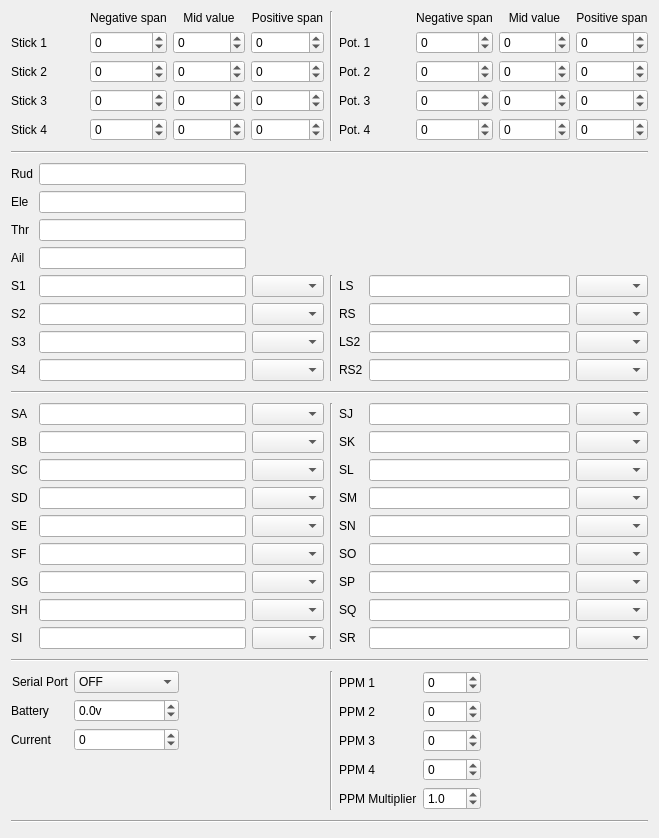
<?xml version="1.0" encoding="UTF-8"?>
<ui version="4.0">
 <class>Calibration</class>
 <widget class="QWidget" name="Calibration">
  <property name="geometry">
   <rect>
    <x>0</x>
    <y>0</y>
    <width>659</width>
    <height>761</height>
   </rect>
  </property>
  <property name="windowTitle">
   <string>Form</string>
  </property>
  <layout class="QGridLayout" name="gridLayout_5" rowstretch="0,0,0,0,0,0,0,0,0,0,0,0,0,0,0,0,0,0,0,0,0,0,0,1" columnstretch="0,1,0,0,0,0,1,0">
   <item row="0" column="0" colspan="4">
    <layout class="QGridLayout" name="gridLayout_2">
     <item row="0" column="1">
      <widget class="QLabel" name="label_24">
       <property name="text">
        <string>Negative span</string>
       </property>
       <property name="alignment">
        <set>Qt::AlignCenter</set>
       </property>
      </widget>
     </item>
     <item row="0" column="2">
      <widget class="QLabel" name="label_25">
       <property name="text">
        <string>Mid value</string>
       </property>
       <property name="alignment">
        <set>Qt::AlignCenter</set>
       </property>
      </widget>
     </item>
     <item row="0" column="3">
      <widget class="QLabel" name="label_26">
       <property name="text">
        <string>Positive span</string>
       </property>
       <property name="alignment">
        <set>Qt::AlignCenter</set>
       </property>
      </widget>
     </item>
     <item row="1" column="0">
      <widget class="QLabel" name="label_15">
       <property name="text">
        <string>Stick 1</string>
       </property>
      </widget>
     </item>
     <item row="1" column="1">
      <widget class="QSpinBox" name="ana1Neg">
       <property name="statusTip">
        <string/>
       </property>
       <property name="minimum">
        <number>-9999</number>
       </property>
       <property name="maximum">
        <number>9999</number>
       </property>
      </widget>
     </item>
     <item row="1" column="2">
      <widget class="QSpinBox" name="ana1Mid">
       <property name="statusTip">
        <string/>
       </property>
       <property name="minimum">
        <number>-9999</number>
       </property>
       <property name="maximum">
        <number>9999</number>
       </property>
       <property name="value">
        <number>0</number>
       </property>
      </widget>
     </item>
     <item row="1" column="3">
      <widget class="QSpinBox" name="ana1Pos">
       <property name="statusTip">
        <string/>
       </property>
       <property name="minimum">
        <number>-9999</number>
       </property>
       <property name="maximum">
        <number>9999</number>
       </property>
      </widget>
     </item>
     <item row="2" column="0">
      <widget class="QLabel" name="label_16">
       <property name="text">
        <string>Stick 2</string>
       </property>
      </widget>
     </item>
     <item row="2" column="1">
      <widget class="QSpinBox" name="ana2Neg">
       <property name="statusTip">
        <string/>
       </property>
       <property name="minimum">
        <number>-9999</number>
       </property>
       <property name="maximum">
        <number>9999</number>
       </property>
      </widget>
     </item>
     <item row="2" column="2">
      <widget class="QSpinBox" name="ana2Mid">
       <property name="statusTip">
        <string/>
       </property>
       <property name="minimum">
        <number>-9999</number>
       </property>
       <property name="maximum">
        <number>9999</number>
       </property>
      </widget>
     </item>
     <item row="2" column="3">
      <widget class="QSpinBox" name="ana2Pos">
       <property name="statusTip">
        <string/>
       </property>
       <property name="minimum">
        <number>-9999</number>
       </property>
       <property name="maximum">
        <number>9999</number>
       </property>
      </widget>
     </item>
     <item row="3" column="0">
      <widget class="QLabel" name="label_17">
       <property name="text">
        <string>Stick 3</string>
       </property>
      </widget>
     </item>
     <item row="3" column="1">
      <widget class="QSpinBox" name="ana3Neg">
       <property name="statusTip">
        <string/>
       </property>
       <property name="minimum">
        <number>-9999</number>
       </property>
       <property name="maximum">
        <number>9999</number>
       </property>
      </widget>
     </item>
     <item row="3" column="2">
      <widget class="QSpinBox" name="ana3Mid">
       <property name="statusTip">
        <string/>
       </property>
       <property name="minimum">
        <number>-9999</number>
       </property>
       <property name="maximum">
        <number>9999</number>
       </property>
      </widget>
     </item>
     <item row="3" column="3">
      <widget class="QSpinBox" name="ana3Pos">
       <property name="statusTip">
        <string/>
       </property>
       <property name="minimum">
        <number>-9999</number>
       </property>
       <property name="maximum">
        <number>9999</number>
       </property>
      </widget>
     </item>
     <item row="4" column="0">
      <widget class="QLabel" name="label_18">
       <property name="text">
        <string>Stick 4</string>
       </property>
      </widget>
     </item>
     <item row="4" column="1">
      <widget class="QSpinBox" name="ana4Neg">
       <property name="statusTip">
        <string/>
       </property>
       <property name="minimum">
        <number>-9999</number>
       </property>
       <property name="maximum">
        <number>9999</number>
       </property>
       <property name="value">
        <number>0</number>
       </property>
      </widget>
     </item>
     <item row="4" column="2">
      <widget class="QSpinBox" name="ana4Mid">
       <property name="statusTip">
        <string/>
       </property>
       <property name="minimum">
        <number>-9999</number>
       </property>
       <property name="maximum">
        <number>9999</number>
       </property>
      </widget>
     </item>
     <item row="4" column="3">
      <widget class="QSpinBox" name="ana4Pos">
       <property name="statusTip">
        <string/>
       </property>
       <property name="minimum">
        <number>-9999</number>
       </property>
       <property name="maximum">
        <number>9999</number>
       </property>
      </widget>
     </item>
    </layout>
   </item>
   <item row="10" column="0" colspan="8">
    <widget class="Line" name="potsTypeSeparator_2">
     <property name="minimumSize">
      <size>
       <width>0</width>
       <height>10</height>
      </size>
     </property>
     <property name="orientation">
      <enum>Qt::Horizontal</enum>
     </property>
    </widget>
   </item>
   <item row="21" column="5" colspan="3">
    <layout class="QGridLayout" name="gridLayout_4">
     <item row="0" column="0">
      <widget class="QLabel" name="label_23">
       <property name="text">
        <string>PPM 1</string>
       </property>
      </widget>
     </item>
     <item row="4" column="0">
      <widget class="QLabel" name="label_30">
       <property name="text">
        <string>PPM Multiplier</string>
       </property>
      </widget>
     </item>
     <item row="2" column="0">
      <widget class="QLabel" name="label_34">
       <property name="text">
        <string>PPM 3</string>
       </property>
      </widget>
     </item>
     <item row="3" column="0">
      <widget class="QLabel" name="label_35">
       <property name="text">
        <string>PPM 4</string>
       </property>
      </widget>
     </item>
     <item row="3" column="1">
      <widget class="QSpinBox" name="PPM4">
       <property name="toolTip">
        <string/>
       </property>
       <property name="statusTip">
        <string/>
       </property>
       <property name="whatsThis">
        <string/>
       </property>
       <property name="minimum">
        <number>-9999</number>
       </property>
       <property name="maximum">
        <number>9999</number>
       </property>
      </widget>
     </item>
     <item row="0" column="1">
      <widget class="QSpinBox" name="PPM1">
       <property name="toolTip">
        <string/>
       </property>
       <property name="statusTip">
        <string/>
       </property>
       <property name="whatsThis">
        <string/>
       </property>
       <property name="minimum">
        <number>-9999</number>
       </property>
       <property name="maximum">
        <number>9999</number>
       </property>
      </widget>
     </item>
     <item row="1" column="0">
      <widget class="QLabel" name="label_33">
       <property name="text">
        <string>PPM 2</string>
       </property>
      </widget>
     </item>
     <item row="1" column="1">
      <widget class="QSpinBox" name="PPM2">
       <property name="toolTip">
        <string/>
       </property>
       <property name="statusTip">
        <string/>
       </property>
       <property name="whatsThis">
        <string/>
       </property>
       <property name="minimum">
        <number>-9999</number>
       </property>
       <property name="maximum">
        <number>9999</number>
       </property>
      </widget>
     </item>
     <item row="4" column="1">
      <widget class="QDoubleSpinBox" name="PPM_MultiplierDSB">
       <property name="decimals">
        <number>1</number>
       </property>
       <property name="maximum">
        <double>5.000000000000000</double>
       </property>
       <property name="value">
        <double>1.000000000000000</double>
       </property>
      </widget>
     </item>
     <item row="2" column="1">
      <widget class="QSpinBox" name="PPM3">
       <property name="toolTip">
        <string/>
       </property>
       <property name="statusTip">
        <string/>
       </property>
       <property name="whatsThis">
        <string/>
       </property>
       <property name="minimum">
        <number>-9999</number>
       </property>
       <property name="maximum">
        <number>9999</number>
       </property>
      </widget>
     </item>
     <item row="2" column="2">
      <spacer name="horizontalSpacer_2">
       <property name="orientation">
        <enum>Qt::Horizontal</enum>
       </property>
       <property name="sizeHint" stdset="0">
        <size>
         <width>40</width>
         <height>20</height>
        </size>
       </property>
      </spacer>
     </item>
    </layout>
   </item>
   <item row="0" column="5" colspan="3">
    <layout class="QGridLayout" name="gridLayout">
     <item row="4" column="3">
      <widget class="QSpinBox" name="ana8Pos">
       <property name="statusTip">
        <string/>
       </property>
       <property name="minimum">
        <number>-9999</number>
       </property>
       <property name="maximum">
        <number>9999</number>
       </property>
      </widget>
     </item>
     <item row="4" column="1">
      <widget class="QSpinBox" name="ana8Neg">
       <property name="statusTip">
        <string/>
       </property>
       <property name="minimum">
        <number>-9999</number>
       </property>
       <property name="maximum">
        <number>9999</number>
       </property>
      </widget>
     </item>
     <item row="4" column="0">
      <widget class="QLabel" name="label_pot4">
       <property name="text">
        <string>Pot. 4</string>
       </property>
      </widget>
     </item>
     <item row="0" column="1">
      <widget class="QLabel" name="label">
       <property name="text">
        <string>Negative span</string>
       </property>
       <property name="alignment">
        <set>Qt::AlignCenter</set>
       </property>
      </widget>
     </item>
     <item row="1" column="2">
      <widget class="QSpinBox" name="ana5Mid">
       <property name="statusTip">
        <string/>
       </property>
       <property name="minimum">
        <number>-9999</number>
       </property>
       <property name="maximum">
        <number>9999</number>
       </property>
      </widget>
     </item>
     <item row="0" column="2">
      <widget class="QLabel" name="label_7">
       <property name="text">
        <string>Mid value</string>
       </property>
       <property name="alignment">
        <set>Qt::AlignCenter</set>
       </property>
      </widget>
     </item>
     <item row="0" column="3">
      <widget class="QLabel" name="label_8">
       <property name="text">
        <string>Positive span</string>
       </property>
       <property name="alignment">
        <set>Qt::AlignCenter</set>
       </property>
      </widget>
     </item>
     <item row="2" column="0">
      <widget class="QLabel" name="label_pot2">
       <property name="text">
        <string>Pot. 2</string>
       </property>
      </widget>
     </item>
     <item row="2" column="2">
      <widget class="QSpinBox" name="ana6Mid">
       <property name="statusTip">
        <string/>
       </property>
       <property name="minimum">
        <number>-9999</number>
       </property>
       <property name="maximum">
        <number>9999</number>
       </property>
      </widget>
     </item>
     <item row="2" column="3">
      <widget class="QSpinBox" name="ana6Pos">
       <property name="statusTip">
        <string/>
       </property>
       <property name="minimum">
        <number>-9999</number>
       </property>
       <property name="maximum">
        <number>9999</number>
       </property>
      </widget>
     </item>
     <item row="3" column="1">
      <widget class="QSpinBox" name="ana7Neg">
       <property name="statusTip">
        <string/>
       </property>
       <property name="minimum">
        <number>-9999</number>
       </property>
       <property name="maximum">
        <number>9999</number>
       </property>
      </widget>
     </item>
     <item row="3" column="2">
      <widget class="QSpinBox" name="ana7Mid">
       <property name="statusTip">
        <string/>
       </property>
       <property name="minimum">
        <number>-9999</number>
       </property>
       <property name="maximum">
        <number>9999</number>
       </property>
      </widget>
     </item>
     <item row="4" column="2">
      <widget class="QSpinBox" name="ana8Mid">
       <property name="statusTip">
        <string/>
       </property>
       <property name="minimum">
        <number>-9999</number>
       </property>
       <property name="maximum">
        <number>9999</number>
       </property>
      </widget>
     </item>
     <item row="1" column="0">
      <widget class="QLabel" name="label_pot1">
       <property name="text">
        <string>Pot. 1</string>
       </property>
      </widget>
     </item>
     <item row="1" column="1">
      <widget class="QSpinBox" name="ana5Neg">
       <property name="statusTip">
        <string/>
       </property>
       <property name="minimum">
        <number>-9999</number>
       </property>
       <property name="maximum">
        <number>9999</number>
       </property>
      </widget>
     </item>
     <item row="3" column="0">
      <widget class="QLabel" name="label_pot3">
       <property name="text">
        <string>Pot. 3</string>
       </property>
      </widget>
     </item>
     <item row="3" column="3">
      <widget class="QSpinBox" name="ana7Pos">
       <property name="statusTip">
        <string/>
       </property>
       <property name="minimum">
        <number>-9999</number>
       </property>
       <property name="maximum">
        <number>9999</number>
       </property>
      </widget>
     </item>
     <item row="1" column="3">
      <widget class="QSpinBox" name="ana5Pos">
       <property name="statusTip">
        <string/>
       </property>
       <property name="minimum">
        <number>-9999</number>
       </property>
       <property name="maximum">
        <number>9999</number>
       </property>
      </widget>
     </item>
     <item row="2" column="1">
      <widget class="QSpinBox" name="ana6Neg">
       <property name="statusTip">
        <string/>
       </property>
       <property name="minimum">
        <number>-9999</number>
       </property>
       <property name="maximum">
        <number>9999</number>
       </property>
      </widget>
     </item>
    </layout>
   </item>
   <item row="20" column="0" colspan="8">
    <widget class="Line" name="potsTypeSeparator_3">
     <property name="minimumSize">
      <size>
       <width>0</width>
       <height>10</height>
      </size>
     </property>
     <property name="orientation">
      <enum>Qt::Horizontal</enum>
     </property>
    </widget>
   </item>
   <item row="0" column="4">
    <widget class="Line" name="line">
     <property name="orientation">
      <enum>Qt::Vertical</enum>
     </property>
    </widget>
   </item>
   <item row="8" column="7">
    <widget class="AutoComboBox" name="ls2Type">
     <property name="toolTip">
      <string/>
     </property>
     <property name="statusTip">
      <string/>
     </property>
     <property name="whatsThis">
      <string>Beeper volume

0 - Quiet.  No beeps at all.
1 - No Keys.  Normal beeps but menu keys do not beep.
2 - Normal.
3 - Loud.
4 - Extra loud.</string>
     </property>
    </widget>
   </item>
   <item row="1" column="0" colspan="8">
    <widget class="Line" name="potsTypeSeparator">
     <property name="minimumSize">
      <size>
       <width>0</width>
       <height>10</height>
      </size>
     </property>
     <property name="orientation">
      <enum>Qt::Horizontal</enum>
     </property>
    </widget>
   </item>
   <item row="2" column="0">
    <widget class="QLabel" name="rudLabel">
     <property name="text">
      <string>Rud</string>
     </property>
    </widget>
   </item>
   <item row="2" column="1" colspan="2">
    <widget class="AutoLineEdit" name="rudName">
     <property name="maxLength">
      <number>3</number>
     </property>
    </widget>
   </item>
   <item row="3" column="0">
    <widget class="QLabel" name="eleLabel">
     <property name="text">
      <string>Ele</string>
     </property>
    </widget>
   </item>
   <item row="3" column="1" colspan="2">
    <widget class="AutoLineEdit" name="eleName">
     <property name="maxLength">
      <number>3</number>
     </property>
    </widget>
   </item>
   <item row="4" column="0">
    <widget class="QLabel" name="thrLabel">
     <property name="text">
      <string>Thr</string>
     </property>
    </widget>
   </item>
   <item row="4" column="1" colspan="2">
    <widget class="AutoLineEdit" name="thrName">
     <property name="maxLength">
      <number>3</number>
     </property>
    </widget>
   </item>
   <item row="5" column="0">
    <widget class="QLabel" name="ailLabel">
     <property name="text">
      <string>Ail</string>
     </property>
    </widget>
   </item>
   <item row="5" column="1" colspan="2">
    <widget class="AutoLineEdit" name="ailName">
     <property name="maxLength">
      <number>3</number>
     </property>
    </widget>
   </item>
   <item row="6" column="0">
    <widget class="QLabel" name="pot1Label">
     <property name="text">
      <string>S1</string>
     </property>
    </widget>
   </item>
   <item row="6" column="1" colspan="2">
    <widget class="AutoLineEdit" name="pot1Name">
     <property name="maxLength">
      <number>3</number>
     </property>
    </widget>
   </item>
   <item row="6" column="3">
    <widget class="AutoComboBox" name="pot1Type">
     <property name="toolTip">
      <string/>
     </property>
     <property name="statusTip">
      <string/>
     </property>
     <property name="whatsThis">
      <string>Beeper volume

0 - Quiet.  No beeps at all.
1 - No Keys.  Normal beeps but menu keys do not beep.
2 - Normal.
3 - Loud.
4 - Extra loud.</string>
     </property>
    </widget>
   </item>
   <item row="6" column="4" rowspan="4">
    <widget class="Line" name="potsTypeSeparator_2v">
     <property name="orientation">
      <enum>Qt::Vertical</enum>
     </property>
    </widget>
   </item>
   <item row="6" column="5">
    <widget class="QLabel" name="lsLabel">
     <property name="text">
      <string>LS</string>
     </property>
    </widget>
   </item>
   <item row="6" column="6">
    <widget class="AutoLineEdit" name="lsName">
     <property name="maxLength">
      <number>3</number>
     </property>
    </widget>
   </item>
   <item row="6" column="7">
    <widget class="AutoComboBox" name="lsType">
     <property name="toolTip">
      <string/>
     </property>
     <property name="statusTip">
      <string/>
     </property>
     <property name="whatsThis">
      <string>Beeper volume

0 - Quiet.  No beeps at all.
1 - No Keys.  Normal beeps but menu keys do not beep.
2 - Normal.
3 - Loud.
4 - Extra loud.</string>
     </property>
    </widget>
   </item>
   <item row="7" column="0">
    <widget class="QLabel" name="pot2Label">
     <property name="text">
      <string>S2</string>
     </property>
    </widget>
   </item>
   <item row="7" column="1" colspan="2">
    <widget class="AutoLineEdit" name="pot2Name">
     <property name="maxLength">
      <number>3</number>
     </property>
    </widget>
   </item>
   <item row="7" column="3">
    <widget class="AutoComboBox" name="pot2Type">
     <property name="toolTip">
      <string/>
     </property>
     <property name="statusTip">
      <string/>
     </property>
     <property name="whatsThis">
      <string>Beeper volume

0 - Quiet.  No beeps at all.
1 - No Keys.  Normal beeps but menu keys do not beep.
2 - Normal.
3 - Loud.
4 - Extra loud.</string>
     </property>
    </widget>
   </item>
   <item row="19" column="3">
    <widget class="AutoComboBox" name="siType">
     <property name="toolTip">
      <string/>
     </property>
     <property name="statusTip">
      <string/>
     </property>
     <property name="whatsThis">
      <string/>
     </property>
    </widget>
   </item>
   <item row="7" column="5">
    <widget class="QLabel" name="rsLabel">
     <property name="text">
      <string>RS</string>
     </property>
    </widget>
   </item>
   <item row="7" column="6">
    <widget class="AutoLineEdit" name="rsName">
     <property name="maxLength">
      <number>3</number>
     </property>
    </widget>
   </item>
   <item row="7" column="7">
    <widget class="AutoComboBox" name="rsType">
     <property name="toolTip">
      <string/>
     </property>
     <property name="statusTip">
      <string/>
     </property>
     <property name="whatsThis">
      <string>Beeper volume

0 - Quiet.  No beeps at all.
1 - No Keys.  Normal beeps but menu keys do not beep.
2 - Normal.
3 - Loud.
4 - Extra loud.</string>
     </property>
    </widget>
   </item>
   <item row="8" column="0">
    <widget class="QLabel" name="pot3Label">
     <property name="text">
      <string>S3</string>
     </property>
    </widget>
   </item>
   <item row="8" column="1" colspan="2">
    <widget class="AutoLineEdit" name="pot3Name">
     <property name="maxLength">
      <number>3</number>
     </property>
    </widget>
   </item>
   <item row="8" column="3">
    <widget class="AutoComboBox" name="pot3Type">
     <property name="toolTip">
      <string/>
     </property>
     <property name="statusTip">
      <string/>
     </property>
     <property name="whatsThis">
      <string>Beeper volume

0 - Quiet.  No beeps at all.
1 - No Keys.  Normal beeps but menu keys do not beep.
2 - Normal.
3 - Loud.
4 - Extra loud.</string>
     </property>
    </widget>
   </item>
   <item row="8" column="5">
    <widget class="QLabel" name="ls2Label">
     <property name="text">
      <string>LS2</string>
     </property>
    </widget>
   </item>
   <item row="8" column="6">
    <widget class="AutoLineEdit" name="ls2Name">
     <property name="maxLength">
      <number>3</number>
     </property>
    </widget>
   </item>
   <item row="9" column="0">
    <widget class="QLabel" name="pot4Label">
     <property name="text">
      <string>S4</string>
     </property>
    </widget>
   </item>
   <item row="9" column="1" colspan="2">
    <widget class="AutoLineEdit" name="pot4Name">
     <property name="maxLength">
      <number>3</number>
     </property>
    </widget>
   </item>
   <item row="9" column="3">
    <widget class="AutoComboBox" name="pot4Type">
     <property name="toolTip">
      <string/>
     </property>
     <property name="statusTip">
      <string/>
     </property>
     <property name="whatsThis">
      <string>Beeper volume

0 - Quiet.  No beeps at all.
1 - No Keys.  Normal beeps but menu keys do not beep.
2 - Normal.
3 - Loud.
4 - Extra loud.</string>
     </property>
    </widget>
   </item>
   <item row="9" column="5">
    <widget class="QLabel" name="rs2Label">
     <property name="text">
      <string>RS2</string>
     </property>
    </widget>
   </item>
   <item row="9" column="6">
    <widget class="AutoLineEdit" name="rs2Name">
     <property name="maxLength">
      <number>3</number>
     </property>
    </widget>
   </item>
   <item row="9" column="7">
    <widget class="AutoComboBox" name="rs2Type">
     <property name="toolTip">
      <string/>
     </property>
     <property name="statusTip">
      <string/>
     </property>
     <property name="whatsThis">
      <string>Beeper volume

0 - Quiet.  No beeps at all.
1 - No Keys.  Normal beeps but menu keys do not beep.
2 - Normal.
3 - Loud.
4 - Extra loud.</string>
     </property>
    </widget>
   </item>
   <item row="11" column="0">
    <widget class="QLabel" name="saLabel">
     <property name="text">
      <string>SA</string>
     </property>
    </widget>
   </item>
   <item row="11" column="1" colspan="2">
    <widget class="AutoLineEdit" name="saName">
     <property name="maxLength">
      <number>3</number>
     </property>
    </widget>
   </item>
   <item row="11" column="3">
    <widget class="AutoComboBox" name="saType">
     <property name="toolTip">
      <string/>
     </property>
     <property name="statusTip">
      <string/>
     </property>
     <property name="whatsThis">
      <string>Beeper volume

0 - Quiet.  No beeps at all.
1 - No Keys.  Normal beeps but menu keys do not beep.
2 - Normal.
3 - Loud.
4 - Extra loud.</string>
     </property>
    </widget>
   </item>
   <item row="11" column="5">
    <widget class="QLabel" name="sjLabel">
     <property name="text">
      <string>SJ</string>
     </property>
    </widget>
   </item>
   <item row="11" column="6">
    <widget class="AutoLineEdit" name="sjName">
     <property name="maxLength">
      <number>3</number>
     </property>
    </widget>
   </item>
   <item row="11" column="7">
    <widget class="AutoComboBox" name="sjType">
     <property name="toolTip">
      <string/>
     </property>
     <property name="statusTip">
      <string/>
     </property>
     <property name="whatsThis">
      <string/>
     </property>
    </widget>
   </item>
   <item row="12" column="0">
    <widget class="QLabel" name="sbLabel">
     <property name="text">
      <string>SB</string>
     </property>
    </widget>
   </item>
   <item row="12" column="1" colspan="2">
    <widget class="AutoLineEdit" name="sbName">
     <property name="maxLength">
      <number>3</number>
     </property>
    </widget>
   </item>
   <item row="12" column="3">
    <widget class="AutoComboBox" name="sbType">
     <property name="toolTip">
      <string/>
     </property>
     <property name="statusTip">
      <string/>
     </property>
     <property name="whatsThis">
      <string>Beeper volume

0 - Quiet.  No beeps at all.
1 - No Keys.  Normal beeps but menu keys do not beep.
2 - Normal.
3 - Loud.
4 - Extra loud.</string>
     </property>
    </widget>
   </item>
   <item row="12" column="5">
    <widget class="QLabel" name="skLabel">
     <property name="text">
      <string>SK</string>
     </property>
    </widget>
   </item>
   <item row="12" column="6">
    <widget class="AutoLineEdit" name="skName">
     <property name="maxLength">
      <number>3</number>
     </property>
    </widget>
   </item>
   <item row="12" column="7">
    <widget class="AutoComboBox" name="skType">
     <property name="toolTip">
      <string/>
     </property>
     <property name="statusTip">
      <string/>
     </property>
     <property name="whatsThis">
      <string/>
     </property>
    </widget>
   </item>
   <item row="13" column="0">
    <widget class="QLabel" name="scLabel">
     <property name="text">
      <string>SC</string>
     </property>
    </widget>
   </item>
   <item row="13" column="1" colspan="2">
    <widget class="AutoLineEdit" name="scName">
     <property name="maxLength">
      <number>3</number>
     </property>
    </widget>
   </item>
   <item row="13" column="3">
    <widget class="AutoComboBox" name="scType">
     <property name="toolTip">
      <string/>
     </property>
     <property name="statusTip">
      <string/>
     </property>
     <property name="whatsThis">
      <string/>
     </property>
    </widget>
   </item>
   <item row="13" column="5">
    <widget class="QLabel" name="slLabel">
     <property name="text">
      <string>SL</string>
     </property>
    </widget>
   </item>
   <item row="13" column="6">
    <widget class="AutoLineEdit" name="slName">
     <property name="maxLength">
      <number>3</number>
     </property>
    </widget>
   </item>
   <item row="13" column="7">
    <widget class="AutoComboBox" name="slType">
     <property name="toolTip">
      <string/>
     </property>
     <property name="statusTip">
      <string/>
     </property>
     <property name="whatsThis">
      <string/>
     </property>
    </widget>
   </item>
   <item row="14" column="0">
    <widget class="QLabel" name="sdLabel">
     <property name="text">
      <string>SD</string>
     </property>
    </widget>
   </item>
   <item row="14" column="1" colspan="2">
    <widget class="AutoLineEdit" name="sdName">
     <property name="maxLength">
      <number>3</number>
     </property>
    </widget>
   </item>
   <item row="14" column="3">
    <widget class="AutoComboBox" name="sdType">
     <property name="toolTip">
      <string/>
     </property>
     <property name="statusTip">
      <string/>
     </property>
     <property name="whatsThis">
      <string/>
     </property>
    </widget>
   </item>
   <item row="14" column="5">
    <widget class="QLabel" name="smLabel">
     <property name="text">
      <string>SM</string>
     </property>
    </widget>
   </item>
   <item row="14" column="6">
    <widget class="AutoLineEdit" name="smName">
     <property name="maxLength">
      <number>3</number>
     </property>
    </widget>
   </item>
   <item row="14" column="7">
    <widget class="AutoComboBox" name="smType">
     <property name="toolTip">
      <string/>
     </property>
     <property name="statusTip">
      <string/>
     </property>
     <property name="whatsThis">
      <string/>
     </property>
    </widget>
   </item>
   <item row="15" column="1" colspan="2">
    <widget class="AutoLineEdit" name="seName">
     <property name="maxLength">
      <number>3</number>
     </property>
    </widget>
   </item>
   <item row="15" column="0">
    <widget class="QLabel" name="seLabel">
     <property name="text">
      <string>SE</string>
     </property>
    </widget>
   </item>
   <item row="15" column="6">
    <widget class="AutoLineEdit" name="snName">
     <property name="maxLength">
      <number>3</number>
     </property>
    </widget>
   </item>
   <item row="15" column="3">
    <widget class="AutoComboBox" name="seType">
     <property name="toolTip">
      <string/>
     </property>
     <property name="statusTip">
      <string/>
     </property>
     <property name="whatsThis">
      <string/>
     </property>
    </widget>
   </item>
   <item row="15" column="5">
    <widget class="QLabel" name="snLabel">
     <property name="text">
      <string>SN</string>
     </property>
    </widget>
   </item>
   <item row="16" column="1" colspan="2">
    <widget class="AutoLineEdit" name="sfName">
     <property name="maxLength">
      <number>3</number>
     </property>
    </widget>
   </item>
   <item row="15" column="7">
    <widget class="AutoComboBox" name="snType">
     <property name="toolTip">
      <string/>
     </property>
     <property name="statusTip">
      <string/>
     </property>
     <property name="whatsThis">
      <string/>
     </property>
    </widget>
   </item>
   <item row="16" column="0">
    <widget class="QLabel" name="sfLabel">
     <property name="text">
      <string>SF</string>
     </property>
    </widget>
   </item>
   <item row="16" column="6">
    <widget class="AutoLineEdit" name="soName">
     <property name="maxLength">
      <number>3</number>
     </property>
    </widget>
   </item>
   <item row="16" column="3">
    <widget class="AutoComboBox" name="sfType">
     <property name="toolTip">
      <string/>
     </property>
     <property name="statusTip">
      <string/>
     </property>
     <property name="whatsThis">
      <string/>
     </property>
    </widget>
   </item>
   <item row="16" column="5">
    <widget class="QLabel" name="soLabel">
     <property name="text">
      <string>SO</string>
     </property>
    </widget>
   </item>
   <item row="17" column="1" colspan="2">
    <widget class="AutoLineEdit" name="sgName">
     <property name="maxLength">
      <number>3</number>
     </property>
    </widget>
   </item>
   <item row="16" column="7">
    <widget class="AutoComboBox" name="soType">
     <property name="toolTip">
      <string/>
     </property>
     <property name="statusTip">
      <string/>
     </property>
     <property name="whatsThis">
      <string/>
     </property>
    </widget>
   </item>
   <item row="17" column="0">
    <widget class="QLabel" name="sgLabel">
     <property name="text">
      <string>SG</string>
     </property>
    </widget>
   </item>
   <item row="17" column="6">
    <widget class="AutoLineEdit" name="spName">
     <property name="maxLength">
      <number>3</number>
     </property>
    </widget>
   </item>
   <item row="17" column="3">
    <widget class="AutoComboBox" name="sgType">
     <property name="toolTip">
      <string/>
     </property>
     <property name="statusTip">
      <string/>
     </property>
     <property name="whatsThis">
      <string/>
     </property>
    </widget>
   </item>
   <item row="17" column="5">
    <widget class="QLabel" name="spLabel">
     <property name="text">
      <string>SP</string>
     </property>
    </widget>
   </item>
   <item row="18" column="1" colspan="2">
    <widget class="AutoLineEdit" name="shName">
     <property name="maxLength">
      <number>3</number>
     </property>
    </widget>
   </item>
   <item row="17" column="7">
    <widget class="AutoComboBox" name="spType">
     <property name="toolTip">
      <string/>
     </property>
     <property name="statusTip">
      <string/>
     </property>
     <property name="whatsThis">
      <string/>
     </property>
    </widget>
   </item>
   <item row="18" column="0">
    <widget class="QLabel" name="shLabel">
     <property name="text">
      <string>SH</string>
     </property>
    </widget>
   </item>
   <item row="18" column="6">
    <widget class="AutoLineEdit" name="sqName">
     <property name="maxLength">
      <number>3</number>
     </property>
    </widget>
   </item>
   <item row="18" column="3">
    <widget class="AutoComboBox" name="shType">
     <property name="toolTip">
      <string/>
     </property>
     <property name="statusTip">
      <string/>
     </property>
     <property name="whatsThis">
      <string/>
     </property>
    </widget>
   </item>
   <item row="18" column="5">
    <widget class="QLabel" name="sqLabel">
     <property name="text">
      <string>SQ</string>
     </property>
    </widget>
   </item>
   <item row="19" column="1" colspan="2">
    <widget class="AutoLineEdit" name="siName">
     <property name="maxLength">
      <number>3</number>
     </property>
    </widget>
   </item>
   <item row="18" column="7">
    <widget class="AutoComboBox" name="sqType">
     <property name="toolTip">
      <string/>
     </property>
     <property name="statusTip">
      <string/>
     </property>
     <property name="whatsThis">
      <string/>
     </property>
    </widget>
   </item>
   <item row="19" column="0">
    <widget class="QLabel" name="siLabel">
     <property name="text">
      <string>SI</string>
     </property>
    </widget>
   </item>
   <item row="19" column="6">
    <widget class="AutoLineEdit" name="srName">
     <property name="maxLength">
      <number>3</number>
     </property>
    </widget>
   </item>
   <item row="19" column="5">
    <widget class="QLabel" name="srLabel">
     <property name="text">
      <string>SR</string>
     </property>
    </widget>
   </item>
   <item row="19" column="7">
    <widget class="AutoComboBox" name="srType">
     <property name="toolTip">
      <string/>
     </property>
     <property name="statusTip">
      <string/>
     </property>
     <property name="whatsThis">
      <string/>
     </property>
    </widget>
   </item>
   <item row="21" column="0" colspan="4">
    <layout class="QGridLayout" name="gridLayout_3">
     <item row="2" column="1">
      <widget class="QSpinBox" name="CurrentCalib_SB">
       <property name="minimum">
        <number>-49</number>
       </property>
       <property name="maximum">
        <number>49</number>
       </property>
      </widget>
     </item>
     <item row="0" column="0">
      <widget class="QLabel" name="serialPortLabel">
       <property name="text">
        <string>Serial Port</string>
       </property>
       <property name="alignment">
        <set>Qt::AlignRight|Qt::AlignTrailing|Qt::AlignVCenter</set>
       </property>
      </widget>
     </item>
     <item row="0" column="1">
      <widget class="QComboBox" name="serialPortMode">
       <item>
        <property name="text">
         <string>OFF</string>
        </property>
       </item>
       <item>
        <property name="text">
         <string>S-Port Mirror</string>
        </property>
       </item>
       <item>
        <property name="text">
         <string>Telemetry</string>
        </property>
       </item>
       <item>
        <property name="text">
         <string>SBUS Trainer</string>
        </property>
       </item>
       <item>
        <property name="text">
         <string>Debug</string>
        </property>
       </item>
      </widget>
     </item>
     <item row="2" column="0">
      <widget class="QLabel" name="label_CurrentCalib">
       <property name="text">
        <string>Current</string>
       </property>
      </widget>
     </item>
     <item row="1" column="1">
      <widget class="QDoubleSpinBox" name="battCalibDSB">
       <property name="statusTip">
        <string/>
       </property>
       <property name="suffix">
        <string>v</string>
       </property>
       <property name="decimals">
        <number>1</number>
       </property>
       <property name="minimum">
        <double>-9.900000000000000</double>
       </property>
       <property name="maximum">
        <double>9.900000000000000</double>
       </property>
       <property name="singleStep">
        <double>0.100000000000000</double>
       </property>
      </widget>
     </item>
     <item row="2" column="2">
      <spacer name="horizontalSpacer">
       <property name="orientation">
        <enum>Qt::Horizontal</enum>
       </property>
       <property name="sizeHint" stdset="0">
        <size>
         <width>40</width>
         <height>20</height>
        </size>
       </property>
      </spacer>
     </item>
     <item row="1" column="0">
      <widget class="QLabel" name="label_22">
       <property name="text">
        <string>Battery</string>
       </property>
      </widget>
     </item>
     <item row="3" column="1">
      <spacer name="verticalSpacer_2">
       <property name="orientation">
        <enum>Qt::Vertical</enum>
       </property>
       <property name="sizeHint" stdset="0">
        <size>
         <width>20</width>
         <height>40</height>
        </size>
       </property>
      </spacer>
     </item>
    </layout>
   </item>
   <item row="22" column="0" colspan="8">
    <widget class="Line" name="potsTypeSeparator_4">
     <property name="minimumSize">
      <size>
       <width>0</width>
       <height>10</height>
      </size>
     </property>
     <property name="orientation">
      <enum>Qt::Horizontal</enum>
     </property>
    </widget>
   </item>
   <item row="23" column="0">
    <spacer name="verticalSpacer">
     <property name="orientation">
      <enum>Qt::Vertical</enum>
     </property>
     <property name="sizeType">
      <enum>QSizePolicy::MinimumExpanding</enum>
     </property>
     <property name="sizeHint" stdset="0">
      <size>
       <width>20</width>
       <height>1</height>
      </size>
     </property>
    </spacer>
   </item>
   <item row="11" column="4" rowspan="9">
    <widget class="Line" name="switchNameSeparator_v">
     <property name="orientation">
      <enum>Qt::Vertical</enum>
     </property>
    </widget>
   </item>
   <item row="21" column="4">
    <widget class="Line" name="line_4">
     <property name="orientation">
      <enum>Qt::Vertical</enum>
     </property>
    </widget>
   </item>
  </layout>
 </widget>
 <customwidgets>
  <customwidget>
   <class>AutoLineEdit</class>
   <extends>QLineEdit</extends>
   <header>autolineedit.h</header>
  </customwidget>
  <customwidget>
   <class>AutoComboBox</class>
   <extends>QComboBox</extends>
   <header>autocombobox.h</header>
  </customwidget>
 </customwidgets>
 <resources/>
 <connections/>
</ui>
